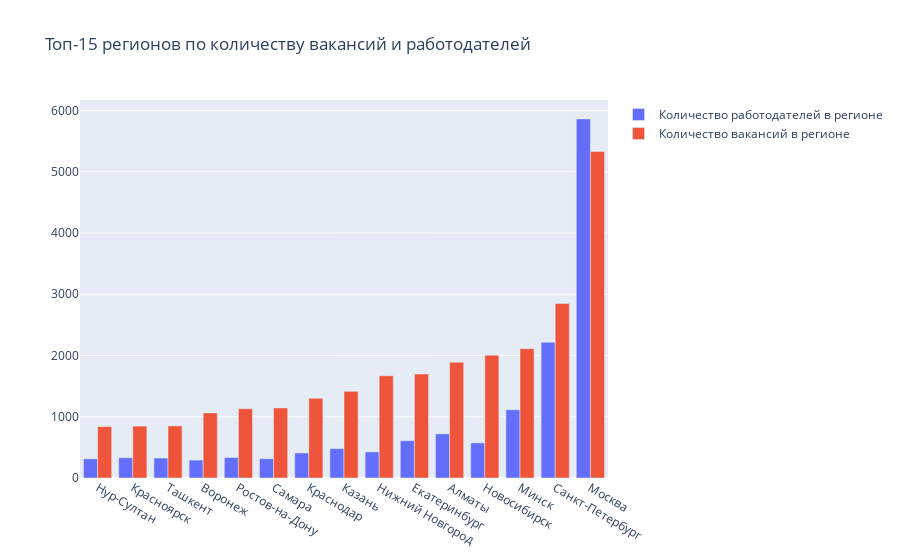

Notebook code cell kept with this figure:
### Code cell
fig = go.Figure(data=[
    go.Bar(name='Количество работодателей в регионе', x=answer_5_2_1[-15:].name, y=answer_5_2_1[-15:].employers_cnt),
    go.Bar(name='Количество вакансий в регионе', x=answer_5_2_1[-15:].name, y=answer_5_2_1[-15:].vacancies_cnt)
])

fig.update_layout(
    barmode='group',
    title='Топ-15 регионов по количеству вакансий и работодателей'
)

fig.show()

### Figure 1 — Plotly figure (JSON) as saved in the notebook; plotly's stock layout.template omitted (floating-point values rounded to 4 significant figures)
{"data": [{"name": "Количество работодателей в регионе", "type": "bar", "x": ["Нур-Султан", "Красноярск", "Ташкент", "Воронеж", "Ростов-на-Дону", "Самара", "Краснодар", "Казань", "Нижний Новгород", "Екатеринбург", "Алматы", "Новосибирск", "Минск", "Санкт-Петербург", "Москва"], "y": [312, 331, 326, 292, 335, 315, 409, 480, 426, 609, 721, 573, 1115, 2217, 5864]}, {"name": "Количество вакансий в регионе", "type": "bar", "x": ["Нур-Султан", "Красноярск", "Ташкент", "Воронеж", "Ростов-на-Дону", "Самара", "Краснодар", "Казань", "Нижний Новгород", "Екатеринбург", "Алматы", "Новосибирск", "Минск", "Санкт-Петербург", "Москва"], "y": [840, 847, 851, 1063, 1131, 1144, 1301, 1415, 1670, 1698, 1892, 2006, 2112, 2851, 5333]}], "layout": {"autosize": true, "barmode": "group", "title": {"text": "Топ-15 регионов по количеству вакансий и работодателей"}, "xaxis": {"autorange": true, "range": [-0.5, 14.5], "type": "category"}, "yaxis": {"autorange": true, "range": [0, 6173.0], "type": "linear"}}}
